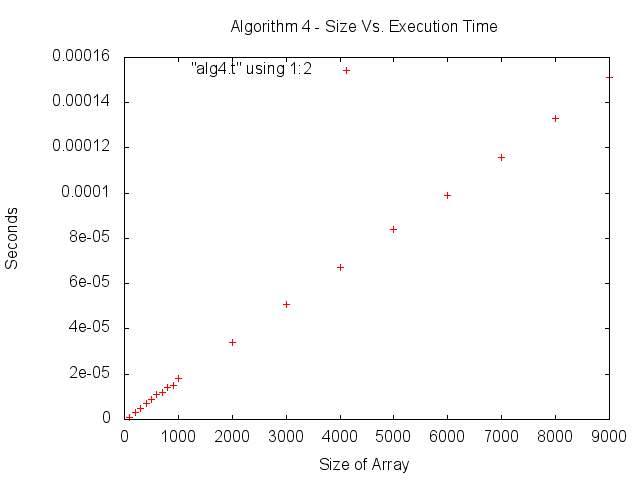

Here is the gnuplot script that generated this plot:
set title "Algorithm 4 - Size Vs. Execution Time"
set xlabel "Size of Array"
set ylabel "Seconds"
set autoscale
set term png
set key left top
set output "alg4plot.png"
plot "alg4.t" using 1:2 
